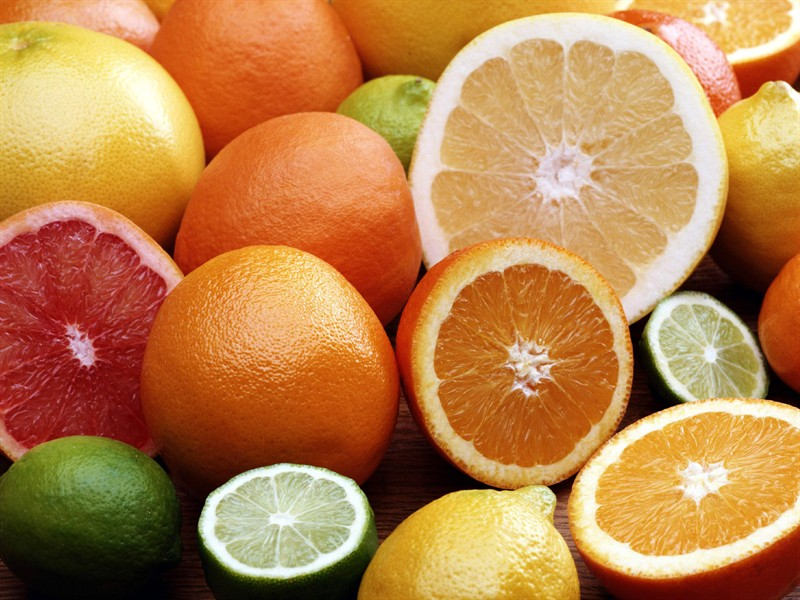
#> input picture practice-2/images/orange.jpg, 800 x 600 px
$ python task_7.3.py
#> lines starting #> are read from the running program, lines starting #| are printed output that depends on the picture; after the words box and inside, x2 and y2 are one past the last pixel; in counts of white or black regions, pixels touching at a corner belong together
import cv2
img = cv2.imread("./images/orange.jpg")
#> img is the input picture: shape (600, 800, 3); mean B, G, R 76, 130.3, 185.2

if img is None:
    print("Cannot load this image!")
# 获取像素点值(3通道/单通道); img[y, x]
pixel = img[100, 100]
#> pixel = [161, 229, 242]
print("The pixel of [100,100]:", pixel)
#| The pixel of [100,100]: [161 229 242]
pixel_red = img[100, 100, 2]
#> pixel_red = 242
print("The pixel of [100,100, 2]:", pixel_red)
#| The pixel of [100,100, 2]: 242

# 修改像素点值
img[100, 100] = [255, 255, 255]
#> img: shape (600, 800, 3); under 0.01% of pixels changed, all inside (x1, y1, x2, y2) = (100, 100, 101, 101)

# 获取图像形状
print("The shape of img:", img.shape)
#| The shape of img: (600, 800, 3)
width, height, chennels = img.shape
#> width = 600; height = 800; chennels = 3

# 获取图像数据类型
print("The data type of img:", img.dtype)
#| The data type of img: uint8

# 获取图像总像素点
print("The total number of pixel:", img.size)
#| The total number of pixel: 1440000

# 获取ROI
ROI = img[245:480, 395:635]
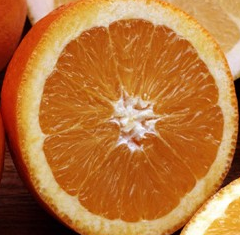
#> ROI: shape (235, 240, 3); mean B, G, R 57, 117.3, 184.7
cv2.imshow("source image", img)
cv2.imshow("Region of interst", ROI)

cv2.waitKey(0)
